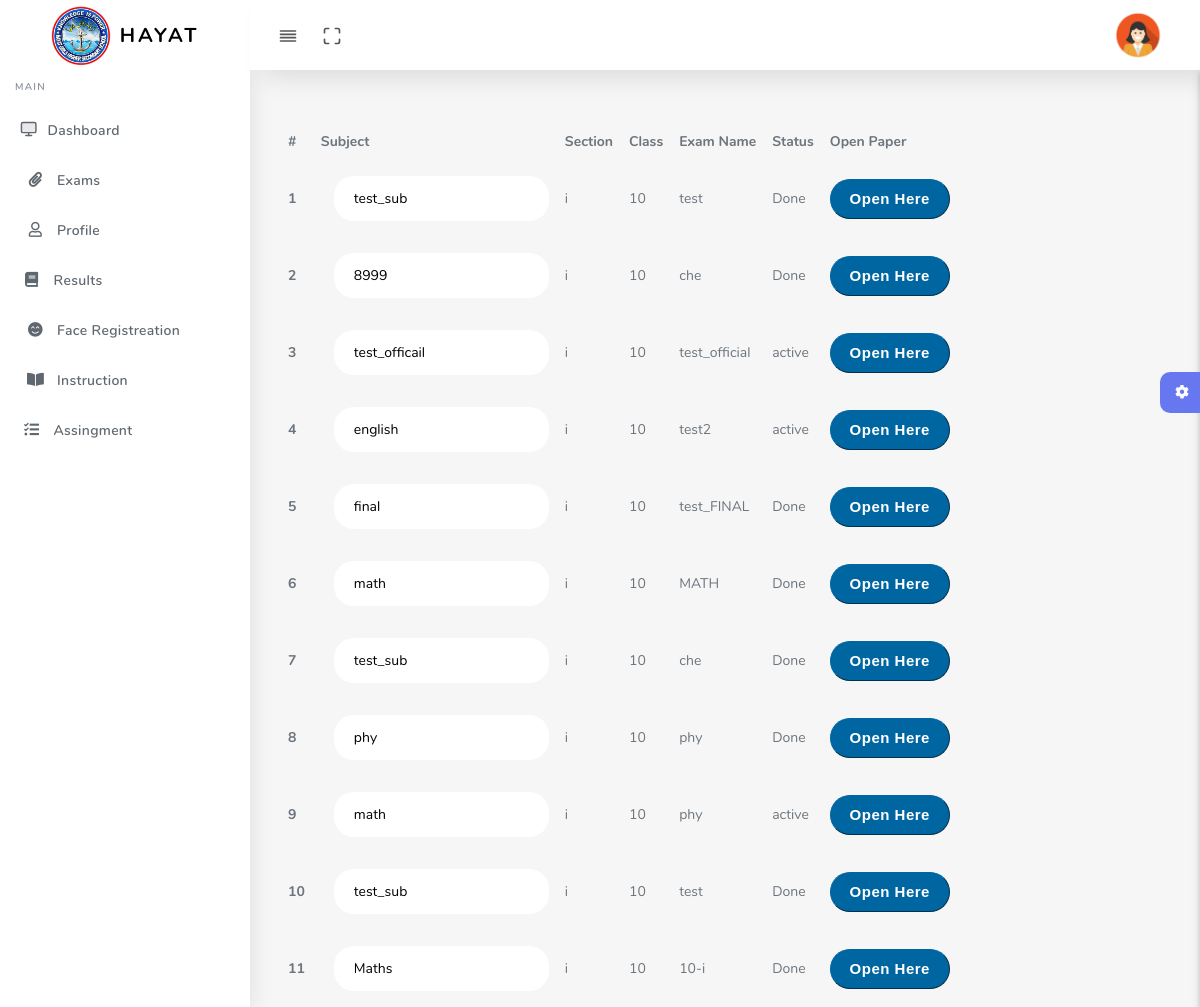
The app's page /student/selectpaper.php (signed in) with its own data.
### tables this page shows
CREATE TABLE `exam_data` (
  `exam_id` int(255) NOT NULL,
  `exam_name` varchar(100) NOT NULL,
  `subject` varchar(100) NOT NULL,
  `t_id` varchar(100) NOT NULL,
  `section` varchar(20) NOT NULL,
  `class` varchar(20) NOT NULL,
  `time` varchar(4) NOT NULL,
  `status` varchar(20) NOT NULL DEFAULT 'unactive' COMMENT 'Active Exam Or Not',
  `created` datetime(6) DEFAULT current_timestamp(6),
  `admin_approval` int(2) NOT NULL DEFAULT 0 COMMENT 'admin approve of exams or not(testing phase)'
);

### student/selectpaper.php (the view, shortened to what this page needs)
<?php
include '../connection/config.php';
$sid = $_SESSION["st_id"];
$sql_t = "SELECT * FROM `students` where roll_no = '$sid'";
$result_t = mysqli_query($conn,$sql_t);
while($row = mysqli_fetch_assoc($result_t)){
        $class =  $row['class'];
        $sec =  $row['section'];
}
$sql_img = "select user_image from students where roll_no ='$sid' and user_image = '0'";
$conn_img = mysqli_query($conn,$sql_img);
$p_img= mysqli_num_rows($conn_img);
$sql_img = "select user_image from students where roll_no ='$sid'";
$conn_img = mysqli_query($conn,$sql_img);
while($row = mysqli_fetch_assoc($conn_img)){
  $uimg = $row['user_image'];
}
?>
<!DOCTYPE html>
<html lang="en">
<head>
  <link rel="stylesheet" href="assets/css/app.min.css">
  <link rel="stylesheet" href="assets/css/style.css">
  <link rel="stylesheet" href="assets/css/components.css">
  <link rel="stylesheet" href="assets/css/custom.css">
</head>
<body>
  <div id="app">
    <div class="main-wrapper main-wrapper-1">
      <div class="navbar-bg"></div>
      <nav class="navbar navbar-expand-lg main-navbar sticky">
        <div class="form-inline mr-auto">
          <ul class="navbar-nav mr-3">
            <li><a href="#" data-toggle="sidebar" class="nav-link nav-link-lg
									collapse-btn"> <i data-feather="align-justify"></i></a></li>
            <li><a href="#" class="nav-link nav-link-lg fullscreen-btn">
                <i data-feather="maximize"></i>
              </a></li>
          </ul>
        </div>
        <ul class="navbar-nav navbar-right">
          <li class="dropdown"><a href="#" data-toggle="dropdown"
              class="nav-link dropdown-toggle nav-link-lg nav-link-user">
    <?php
    if($p_img == 1){
      echo  "<img id='profileImage' src='assets/img/pic girls.jpg' class='mobile_profile_image' alt='Please Uploaded Photo'>";
}else{
   echo  "<img id='profileImage' src='$uimg' class='mobile_profile_image' alt='Uploaded Photo'>";
}
      ?>
      <span class="d-sm-none d-lg-inline-block"></span></a>
          </li>
        </ul>
      </nav>
      <div class="main-sidebar sidebar-style-2">
        <aside id="sidebar-wrapper">
          <div class="sidebar-brand">
            <a href="profile_st.php"> <img alt="image" src="../assets/images/logo.jpg" id="logo_header" class="header-logo" /> <span
                class="logo-name">HAYAT</span>
            </a>
          </div>
         <ul class="sidebar-menu">
            <li class="menu-header">Main</li>
            <li class="dropdown">
              <a href="profile_st.php" class="nav-link"><i data-feather="monitor"></i><span>Dashboard</span></a>
            </li>
            <li class="dropdown">
              <a href="selectpaper.php" class="nav-link"><i class="fas fa-paperclip"></i><span>Exams</span></a>
            </li>
            <li class="dropdown">
              <a href="profile.php" class="nav-link"><i class="far fa-user"></i><span>Profile</span></a>
            </li>
            <li class="dropdown">
              <a href="select_exam.php" class="nav-link"><i class="fa fa-book" aria-hidden="true"></i><span>Results</span></a>
            </li>
            <li class="dropdown">
              <a href="face_reg.php" class="nav-link"><i class="fas fa-smile-beam"></i><span>Face Registreation</span></a>
            </li>
            <li class="dropdown">
              <a href="instruction.php" class="nav-link"><i class="fas fa-book-open"></i><span>Instruction</span></a>
            </li>
            <li class="dropdown">
              <a href="assingment.php" class="nav-link"><i class="fa fa-tasks" aria-hidden="true"></i><span>Assingment</span></a>
            </li>
          </ul>
        </aside>
      </div>
      <div class="main-content">
        <section class="section">
          <div class="section-body">
            <div class="SelectPaper">
    <table>
  <thead>
    <tr>
      <th>#</th>
      <th>Subject</th>
      <th>Section</th>
      <th>Class</th>
      <th>Exam Name</th>
      <th>Status</th>
      <th>Open Paper</th>
    </tr>
   </thead>
<?php
$sql_sub = "SELECT * FROM exam_data WHERE class = '$class' and section = '$sec'";
$result_sub = mysqli_query($conn,$sql_sub);
$i =1;
while($sub = mysqli_fetch_assoc($result_sub)){
    $Subject = $sub['subject'];
    $status = $sub['status'];
    $section = $sub['section'];
    $class = $sub['class'];
    $exam_name = $sub['exam_name'];
    $exam_id = $sub['exam_id'];
        echo  "<tbody>".
            "<tr>".
            "<th scope='row'>$i</th>".
            "<form method='post'>".
            "<td>"."<input type='text' id='sub' name='sub' value='"."$Subject"."' readonly>"."</td>".
            "<td>"."$section"."</td>".
            "<td>"."$class"."</td>".
            "<td>"."$exam_name"."</td>".
            "<td id='status-$i' >"."$status"."</td>".
            "<td>".
            "<input type='hidden' name='id' value='"."$exam_id"."'>
            <input type='hidden' name='ex_n' value='"."$exam_name"."'>
            <input type='submit' id='btn-$i' class='btn' value='Open Here' name='open_paper'>
            </form>".
            "</td>".
            "</tr>";
            $i =$i +1;
    }
echo "</tbody>
      </table>";
?>
    </div>
          </div>
        </section>
        <div class="settingSidebar">
          <a href="javascript:void(0)" class="settingPanelToggle"> <i class="fa fa-spin fa-cog"></i>
          </a>
        </div>
      </div>
    </div>
  </div>
</body>
</html>

### student/selectpaper.php (style rules this page uses)
#logo_header { width: 60px; height: 60px; }
#profileImage { width: 60px; }
#sub { margin: 8px 12px; box-sizing: border-box; outline: none; padding: 12px 20px; margin: 8px 0; margin-left: 13px; border-width:0px; border:none; outline-style: 1px solid #eee; border-radius: 20px; }
td { padding: 8px; }
th { padding: 8px; }
.btn { background: #0066A2; color: white; border-style: outset; border-color: #0066A2; height: 40px; width: 120px; font: bold 15px arial, sans-serif; text-shadow:none; border-radius: 20px; }

### records on screen
exam_data: sub "test_sub", section "i", class "10", exam_name "test", status "Done"
exam_data: sub "8999", section "i", class "10", exam_name "che", status "Done"
exam_data: sub "test_officail", section "i", class "10", exam_name "test_official", status "active"
exam_data: sub "english", section "i", class "10", exam_name "test2", status "active"
exam_data: sub "final", section "i", class "10", exam_name "test_FINAL", status "Done"
exam_data: sub "math", section "i", class "10", exam_name "MATH", status "Done"
exam_data: sub "test_sub", section "i", class "10", exam_name "che", status "Done"
exam_data: sub "phy", section "i", class "10", exam_name "phy", status "Done"
exam_data: sub "math", section "i", class "10", exam_name "phy", status "active"
exam_data: sub "test_sub", section "i", class "10", exam_name "test", status "Done"
exam_data: sub "Maths", section "i", class "10", exam_name "10-i", status "Done"
